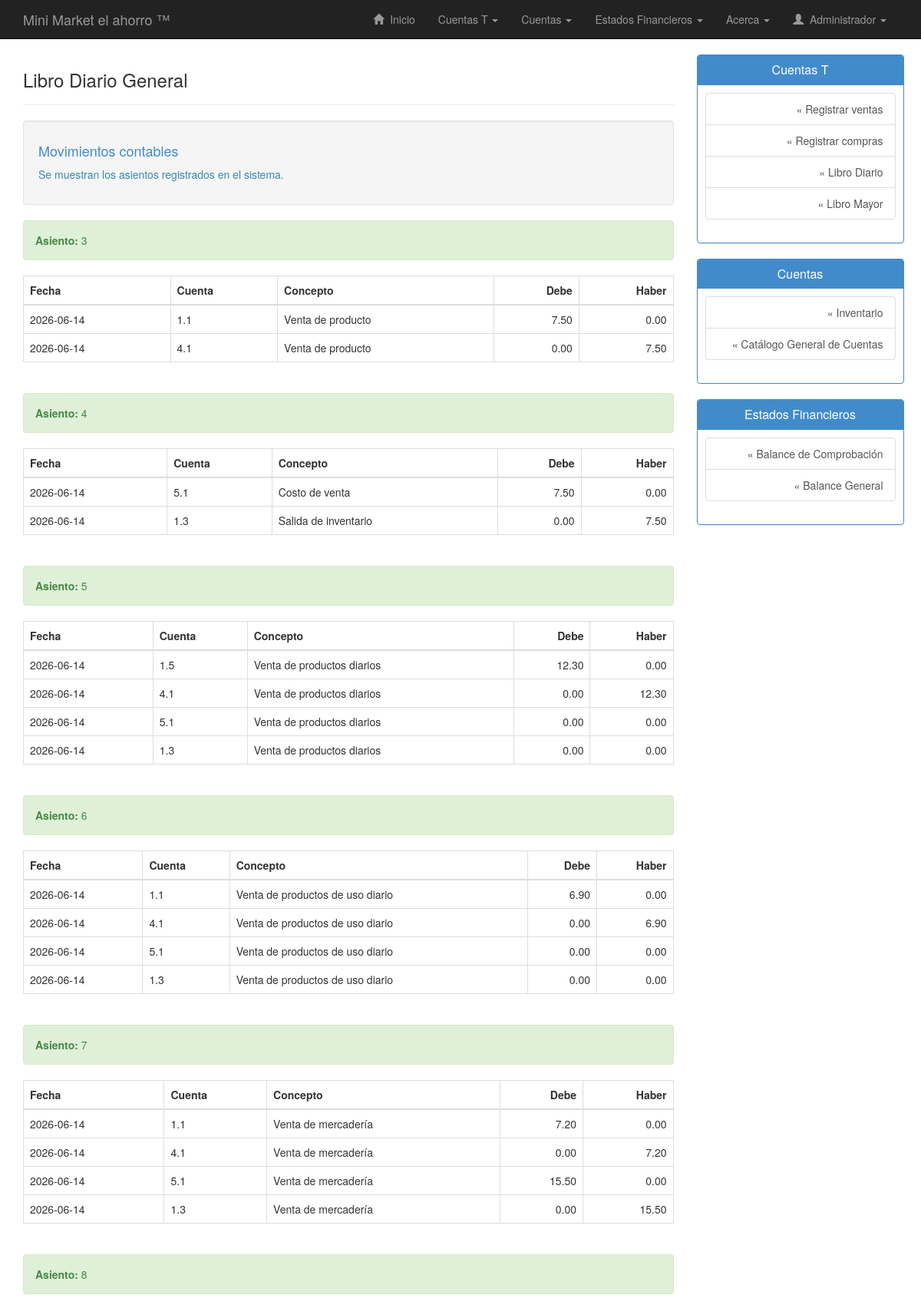
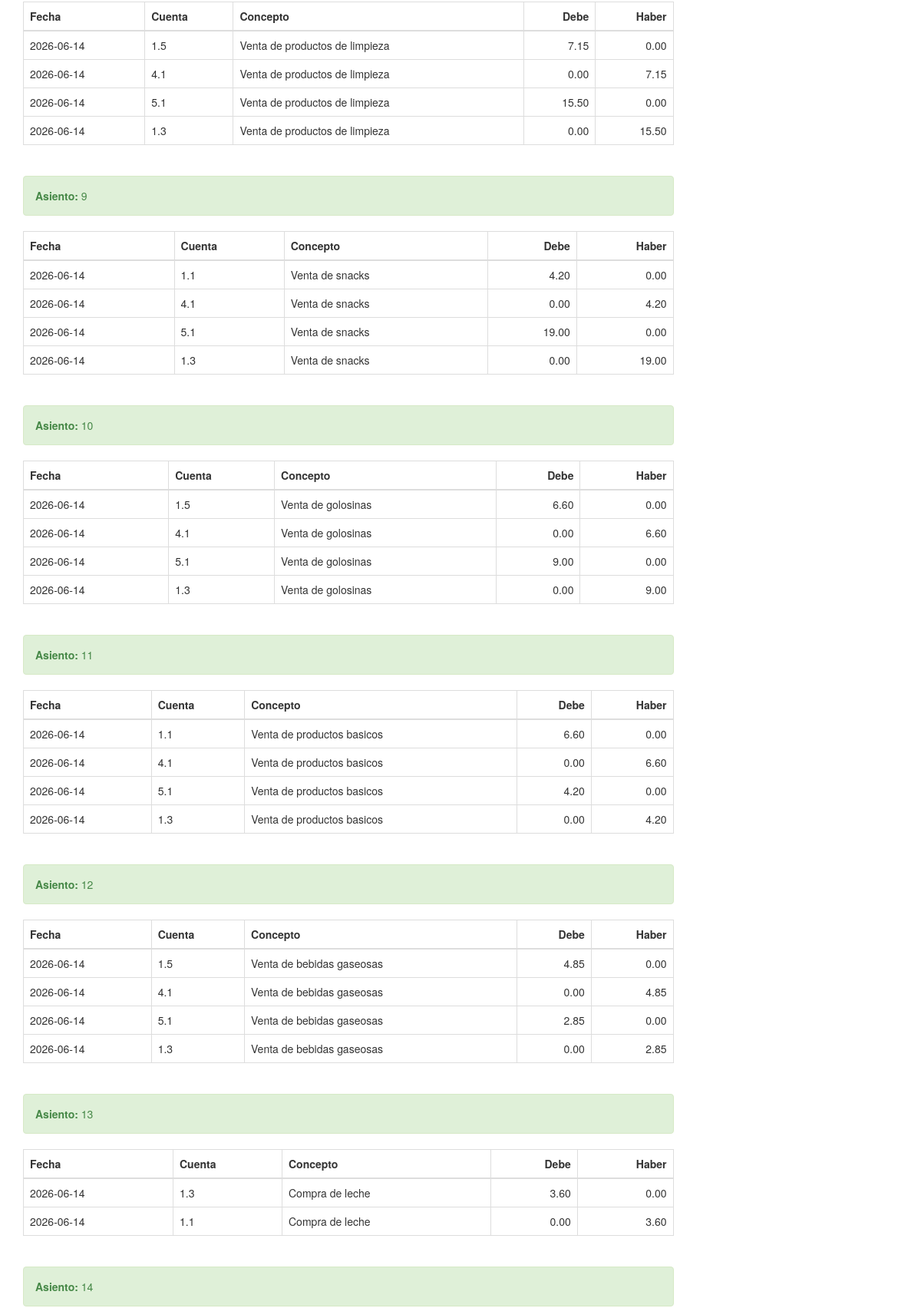
The app's page /php/diario.php (signed in, upper part) with its own data (2 pictures, top to bottom).
### tables this page shows
CREATE TABLE `registro` (
  `id` int(11) NOT NULL,
  `fecha` date NOT NULL,
  `transaccion` int(11) NOT NULL,
  `tipo` varchar(20) NOT NULL,
  `cuenta` varchar(20) DEFAULT NULL,
  `concepto` varchar(255) DEFAULT NULL,
  `debe` decimal(18,2) DEFAULT NULL,
  `haber` decimal(18,2) DEFAULT NULL,
  `descripcion` varchar(255) DEFAULT NULL,
  `partida_doble` varchar(20) DEFAULT NULL,
  `justificante` varchar(30) DEFAULT NULL,
  `fecha_modificacion` date DEFAULT NULL,
  `usuario_creacion` varchar(50) DEFAULT NULL,
  `usuario_modif` varchar(50) DEFAULT NULL,
  `ip` varchar(15) DEFAULT NULL
);

### php/diario.php (the view, shortened to what this page needs)
<?php
include("conexion.php");
?>
<!DOCTYPE html>
<html lang="es">
<head>
    <link rel="stylesheet" href="../css/bootstrap.min.css"/>
    <link rel="stylesheet" href="../css/estilos.css"/>
</head>
<body>
<?php include("nav.php"); ?>
<div class="container" id="contenido">
<div class="row">
    <div class="col-xs-12 col-sm-9">
        <div class="page-header">
            <h3>Libro Diario General</h3>
        </div>
        <div class="well">
            <h4 class="text-primary">Movimientos contables</h4>
            <p class="text-info">
                Se muestran los asientos registrados en el sistema.
            </p>
        </div>
        <?php
        $sql = "
            SELECT *
            FROM registro
            ORDER BY transaccion ASC, id ASC
        ";
        $resultado = $conexion->query($sql);
        if($resultado->num_rows > 0){
            $actual = null;
            while($row = $resultado->fetch_assoc()){
                if($actual != $row["transaccion"]){
                    if($actual != null){
                        echo "</tbody></table><br>";
                    }
                    $actual = $row["transaccion"];
                    echo "<div class='alert alert-success'>";
                    echo "<strong>Asiento: </strong> " . $actual;
                    echo "</div>";
                    echo "<table class='table table-bordered table-hover'>";
                    echo "<thead>
                            <tr>
                                <th>Fecha</th>
                                <th>Cuenta</th>
                                <th>Concepto</th>
                                <th class='text-right'>Debe</th>
                                <th class='text-right'>Haber</th>
                            </tr>
                          </thead>
                          <tbody>";
                }
                echo "<tr>";
                echo "<td>".$row['fecha']."</td>";
                echo "<td>".$row['cuenta']."</td>";
                echo "<td>".$row['concepto']."</td>";
                echo "<td class='text-right'>".number_format($row['debe'],2)."</td>";
                echo "<td class='text-right'>".number_format($row['haber'],2)."</td>";
                echo "</tr>";
            }
            echo "</tbody></table>";
        } else {
            echo "<div class='alert alert-info'>No hay movimientos registrados.</div>";
        }
        ?>
    </div>
    <?php include("sidebar.php"); ?>
</div>
</div>
</body>
</html>

### css/estilos.css (style rules this page uses)
body { background: #fff; margin-bottom: 80px; }
.page-header { margin-top: 0; }
#contenido { padding-bottom: 80px; }
table { background: #FFF; }

### records on screen
registro: transaccion "3", fecha "2026-06-14", cuenta "1.1", concepto "Venta de producto", debe "7.50", haber "0.00"
registro: fecha "2026-06-14", cuenta "4.1", concepto "Venta de producto", debe "0.00", haber "7.50"
registro: transaccion "4", fecha "2026-06-14", cuenta "5.1", concepto "Costo de venta", debe "7.50", haber "0.00"
registro: fecha "2026-06-14", cuenta "1.3", concepto "Salida de inventario", debe "0.00", haber "7.50"
registro: transaccion "5", fecha "2026-06-14", cuenta "1.5", concepto "Venta de productos diarios", debe "12.30", haber "0.00"
registro: fecha "2026-06-14", cuenta "4.1", concepto "Venta de productos diarios", debe "0.00", haber "12.30"
registro: fecha "2026-06-14", cuenta "5.1", concepto "Venta de productos diarios", debe "0.00", haber "0.00"
registro: fecha "2026-06-14", cuenta "1.3", concepto "Venta de productos diarios", debe "0.00", haber "0.00"
registro: transaccion "6", fecha "2026-06-14", cuenta "1.1", concepto "Venta de productos de uso diario", debe "6.90", haber "0.00"
registro: fecha "2026-06-14", cuenta "4.1", concepto "Venta de productos de uso diario", debe "0.00", haber "6.90"
registro: fecha "2026-06-14", cuenta "5.1", concepto "Venta de productos de uso diario", debe "0.00", haber "0.00"
registro: fecha "2026-06-14", cuenta "1.3", concepto "Venta de productos de uso diario", debe "0.00", haber "0.00"
registro: transaccion "7", fecha "2026-06-14", cuenta "1.1", concepto "Venta de mercadería", debe "7.20", haber "0.00"
registro: fecha "2026-06-14", cuenta "4.1", concepto "Venta de mercadería", debe "0.00", haber "7.20"
registro: fecha "2026-06-14", cuenta "5.1", concepto "Venta de mercadería", debe "15.50", haber "0.00"
registro: fecha "2026-06-14", cuenta "1.3", concepto "Venta de mercadería", debe "0.00", haber "15.50"
registro: transaccion "8", fecha "2026-06-14", cuenta "1.5", concepto "Venta de productos de limpieza", debe "7.15", haber "0.00"
registro: fecha "2026-06-14", cuenta "4.1", concepto "Venta de productos de limpieza", debe "0.00", haber "7.15"
registro: fecha "2026-06-14", cuenta "5.1", concepto "Venta de productos de limpieza", debe "15.50", haber "0.00"
registro: fecha "2026-06-14", cuenta "1.3", concepto "Venta de productos de limpieza", debe "0.00", haber "15.50"
registro: transaccion "9", fecha "2026-06-14", cuenta "1.1", concepto "Venta de snacks", debe "4.20", haber "0.00"
registro: fecha "2026-06-14", cuenta "4.1", concepto "Venta de snacks", debe "0.00", haber "4.20"
registro: fecha "2026-06-14", cuenta "5.1", concepto "Venta de snacks", debe "19.00", haber "0.00"
registro: fecha "2026-06-14", cuenta "1.3", concepto "Venta de snacks", debe "0.00", haber "19.00"
registro: transaccion "10", fecha "2026-06-14", cuenta "1.5", concepto "Venta de golosinas", debe "6.60", haber "0.00"
registro: fecha "2026-06-14", cuenta "4.1", concepto "Venta de golosinas", debe "0.00", haber "6.60"
registro: fecha "2026-06-14", cuenta "5.1", concepto "Venta de golosinas", debe "9.00", haber "0.00"
registro: fecha "2026-06-14", cuenta "1.3", concepto "Venta de golosinas", debe "0.00", haber "9.00"
registro: transaccion "11", fecha "2026-06-14", cuenta "1.1", concepto "Venta de productos basicos", debe "6.60", haber "0.00"
registro: fecha "2026-06-14", cuenta "4.1", concepto "Venta de productos basicos", debe "0.00", haber "6.60"
registro: fecha "2026-06-14", cuenta "5.1", concepto "Venta de productos basicos", debe "4.20", haber "0.00"
registro: fecha "2026-06-14", cuenta "1.3", concepto "Venta de productos basicos", debe "0.00", haber "4.20"
registro: transaccion "12", fecha "2026-06-14", cuenta "1.5", concepto "Venta de bebidas gaseosas", debe "4.85", haber "0.00"
registro: fecha "2026-06-14", cuenta "4.1", concepto "Venta de bebidas gaseosas", debe "0.00", haber "4.85"
registro: fecha "2026-06-14", cuenta "5.1", concepto "Venta de bebidas gaseosas", debe "2.85", haber "0.00"
registro: fecha "2026-06-14", cuenta "1.3", concepto "Venta de bebidas gaseosas", debe "0.00", haber "2.85"
registro: transaccion "13", fecha "2026-06-14", cuenta "1.3", concepto "Compra de leche", debe "3.60", haber "0.00"
registro: fecha "2026-06-14", cuenta "1.1", concepto "Compra de leche", debe "0.00", haber "3.60"
registro: transaccion "14"

### other values on screen
$_SESSION['usuario'] "Administrador"
